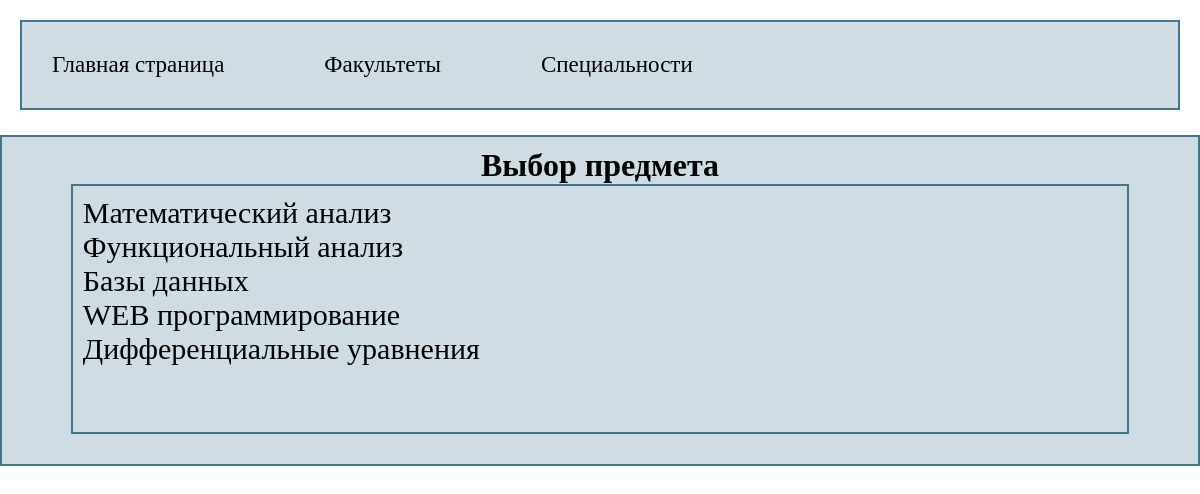
The app's page /test/matematiki/prikladnaya-matematika-i-informatika with its own data.
### test_bilet/models.py (models this page shows, shortened)
class Predmet(Model):
    name = CharField(
        'название предмета',
        max_length=50
    )
    specialnost = ForeignKey(
        Specialnost,
        on_delete=PROTECT,
        verbose_name='специальность'
    )
    kurs = IntegerField(
        'номер курса'
    )
    semestr = IntegerField(
        'номер семестра'
    )
    slug = SlugField(
        'URL',
        unique=True,
    )
    npp = PositiveSmallIntegerField(
        'сортировка',
        default=0,
    )
    class Meta:
        db_table = 'predmet'
        verbose_name = 'предмет'
        verbose_name_plural = 'предметы'
        ordering = (
            'npp',
        )
    def get_absolute_url(self):
        return reverse(
            'predmet',
            kwargs={
                'facultet_slug': self.specialnost.facultet.slug,
                'specialnost_slug': self.specialnost.slug,
                'predmet_slug': self.slug,
            }
        )

### test_bilet/views.py (the view)
# urls.py: path('<slug:facultet_slug>/<slug:specialnost_slug>', specialnost_view, name='specialnost'),
def specialnost_view(request, facultet_slug, specialnost_slug):
    facultet = get_object_or_404(Facultet, slug=facultet_slug)
    specialnost = get_object_or_404(Specialnost, slug=specialnost_slug)
    predemti = Predmet.objects.filter(
        specialnost=specialnost,
    ).order_by('npp')
    context = {
        'title': 'Выбор Предмета',
        'facultet': facultet,
        'specialnost': specialnost,
        'predemti': predemti,
    }
    return render(request, 'test_bilet/specialnost.html', context=context)

### test_bilet/models.py (called while the page is built)
    def get_absolute_url(self):
        return reverse(
            'facultet',
            kwargs={
                'facultet_slug': self.slug,
            }
        )

### test_bilet/templates/test_bilet/specialnost.html
{% extends 'test_bilet/base.html' %}
{% block content %}
<header>
    <nav>
            <a class="nav-link active" aria-current="page" href="/">Главная страница</a>
          <a class="nav-link active" aria-current="page" href="{% url 'start' %}">Факультеты</a>
    <a class="nav-link active" aria-current="page" href="{{ facultet.get_absolute_url }}">Специальности</a>
    </nav>
</header>
<main>
    <div class="box">
        <h1>Выбор предмета</h1>
        <div class="box_content">
            {% for predmet in predemti %}
            <a href="{{ predmet.get_absolute_url }}">
                {{ predmet.name }}
            </a>
            {% endfor %}
        </div>
</main>
{% endblock %}

### test_bilet/static/test_bilet/css/style.css (style rules this page uses)
* { padding: 0; margin: 0; box-sizing: border-box; }
a { color:black; }
header { width: 100%; height: 100px; padding: 20px; margin-bottom: 35px; }
nav { width: 100%; height: 90px; margin: 0 auto; display: flex; flex-wrap: nowrap; justify-content: flex-start; align-items: center; background-color:rgba(65, 118, 144, 0.25); border: 2px solid #417690; font-size: 20px; }
header a { margin-right: 100px; font-size: 23px; text-decoration: none; }
header a:first-child { margin-left: 30px; }
main { width: 100%; height: auto; }
.box { display: flex; flex-direction: column; justify-content: center; align-items: center; width: auto; max-width: 1200px; min-width: 600px; height: auto; padding: 10px; min-height: 300px; margin: 0 auto 50px auto; background-color:rgba(65, 118, 144, 0.25); border: 2px solid #417690; }
.box_content { display: flex; flex-wrap: nowrap; flex-direction: column; align-items: flex-start; width: 90%; padding-top: 10px; padding-left: 10px; max-width: 1200px; margin-bottom: 20px; height: auto; min-height: 250px; border: 2px solid #417690; }
.box_content a { font-size: 30px; text-decoration: none; }

### records on screen
Predmet: name "Математический анализ"
Predmet: name "Функциональный анализ"
Predmet: name "Базы данных"
Predmet: name "WEB программирование"
Predmet: name "Дифференциальные уравнения"
